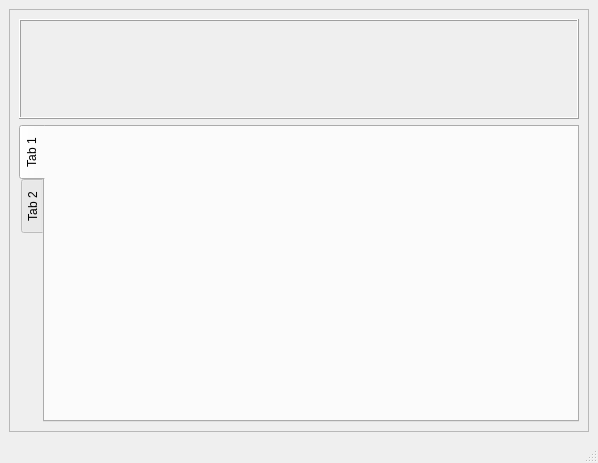
<?xml version="1.0" encoding="UTF-8"?>
<ui version="4.0">
 <class>MainWindow</class>
 <widget class="QMainWindow" name="MainWindow">
  <property name="geometry">
   <rect>
    <x>0</x>
    <y>0</y>
    <width>598</width>
    <height>463</height>
   </rect>
  </property>
  <property name="windowTitle">
   <string>MainWindow</string>
  </property>
  <widget class="QWidget" name="centralwidget">
   <layout class="QVBoxLayout" name="verticalLayout_2">
    <item>
     <widget class="QFrame" name="frame">
      <property name="sizePolicy">
       <sizepolicy hsizetype="Expanding" vsizetype="Expanding">
        <horstretch>0</horstretch>
        <verstretch>0</verstretch>
       </sizepolicy>
      </property>
      <property name="frameShape">
       <enum>QFrame::Shape::StyledPanel</enum>
      </property>
      <property name="frameShadow">
       <enum>QFrame::Shadow::Raised</enum>
      </property>
      <layout class="QVBoxLayout" name="verticalLayout">
       <item>
        <widget class="QFrame" name="frame_2">
         <property name="sizePolicy">
          <sizepolicy hsizetype="Expanding" vsizetype="Preferred">
           <horstretch>0</horstretch>
           <verstretch>0</verstretch>
          </sizepolicy>
         </property>
         <property name="minimumSize">
          <size>
           <width>0</width>
           <height>100</height>
          </size>
         </property>
         <property name="frameShape">
          <enum>QFrame::Shape::Box</enum>
         </property>
         <property name="frameShadow">
          <enum>QFrame::Shadow::Raised</enum>
         </property>
        </widget>
       </item>
       <item>
        <widget class="QTabWidget" name="tabWidget">
         <property name="sizePolicy">
          <sizepolicy hsizetype="Expanding" vsizetype="Expanding">
           <horstretch>0</horstretch>
           <verstretch>0</verstretch>
          </sizepolicy>
         </property>
         <property name="tabPosition">
          <enum>QTabWidget::TabPosition::West</enum>
         </property>
         <property name="elideMode">
          <enum>Qt::TextElideMode::ElideNone</enum>
         </property>
         <widget class="QWidget" name="tab">
          <attribute name="title">
           <string>Tab 1</string>
          </attribute>
         </widget>
         <widget class="QWidget" name="tab_2">
          <attribute name="title">
           <string>Tab 2</string>
          </attribute>
         </widget>
        </widget>
       </item>
      </layout>
     </widget>
    </item>
   </layout>
  </widget>
  <widget class="QMenuBar" name="menubar">
   <property name="geometry">
    <rect>
     <x>0</x>
     <y>0</y>
     <width>598</width>
     <height>33</height>
    </rect>
   </property>
  </widget>
  <widget class="QStatusBar" name="statusbar"/>
 </widget>
 <resources/>
 <connections/>
</ui>
